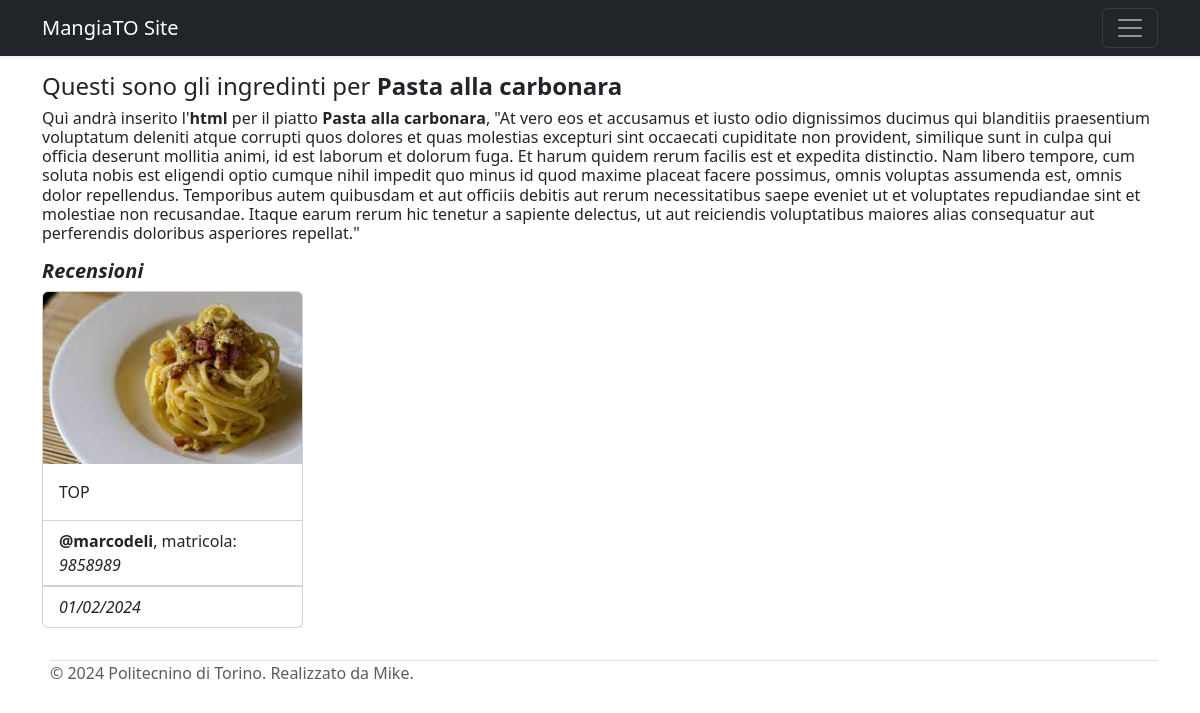
/piatti/2, run on an earlier commit of the app's database.
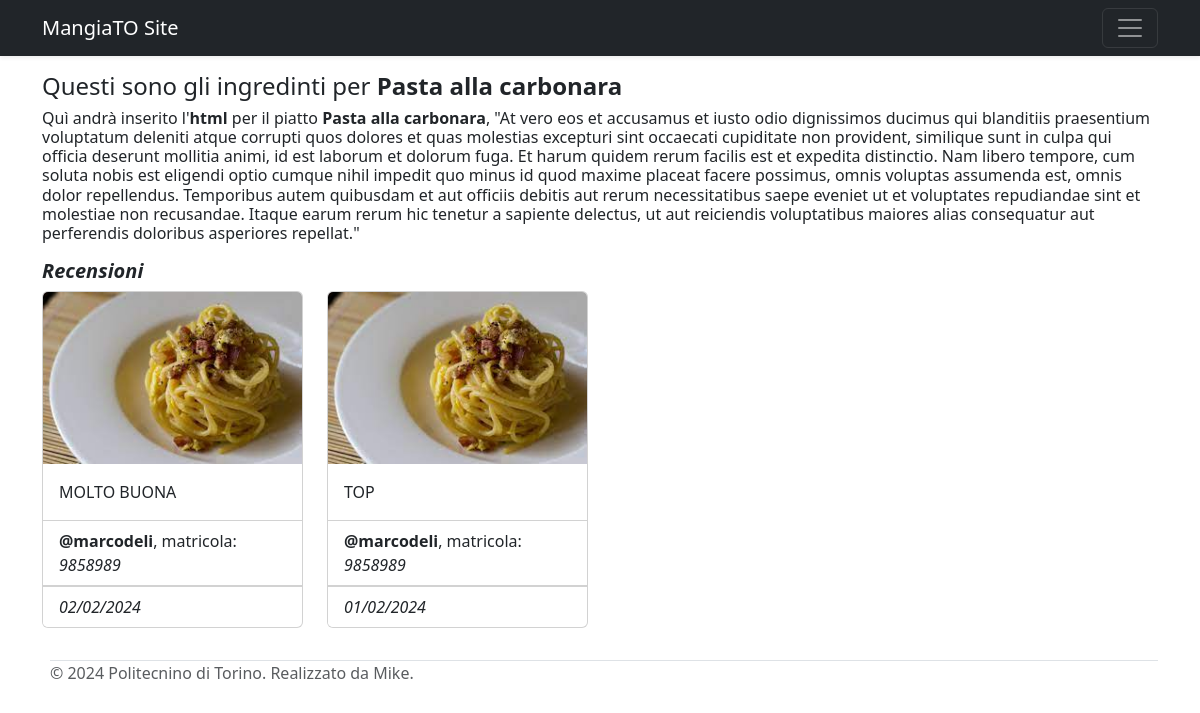
And on a later commit of the database.
### tables this page shows
CREATE TABLE "recensioni" (
	"id"	INTEGER NOT NULL,
	"recensione"	TEXT NOT NULL,
	"data"	TEXT NOT NULL,
	"file"	TEXT UNIQUE,
	"id_piatto"	INTEGER NOT NULL,
	"id_utente"	INTEGER NOT NULL,
	FOREIGN KEY("id_piatto") REFERENCES "piatti"("id"),
	FOREIGN KEY("id_utente") REFERENCES "utenti"("id") ON DELETE CASCADE,
	PRIMARY KEY("id" AUTOINCREMENT)
);

CREATE TABLE "utenti" (
	"id"	INTEGER NOT NULL,
	"nome"	TEXT NOT NULL,
	"cognome"	TEXT NOT NULL,
	"username"	TEXT NOT NULL,
	"matricola"	INTEGER NOT NULL UNIQUE,
	"email"	TEXT NOT NULL UNIQUE,
	"password"	TEXT NOT NULL,
	PRIMARY KEY("id" AUTOINCREMENT)
);

### app.py (the view)
@app.route('/piatti/<int:id_piatto>')
def piatto_singolo(id_piatto):
  recensioni_db = mangiato_dao.get_recensioni_by_id_piatto(id_piatto)
  piatto_singolo_db = mangiato_dao.get_piatto(id_piatto)
  return render_template('piatti.html', piatto=piatto_singolo_db, recensioni=recensioni_db)

### mangiato_dao.py (called while the page is built)
def get_piatto(id):
    query = 'SELECT * FROM piatti WHERE id = ?'
    connection = sqlite3.connect('db/mangiato.db')
    connection.row_factory = sqlite3.Row
    cursor = connection.cursor()
    cursor.execute(query, (id,))
    piatto = cursor.fetchone()
    cursor.close()
    connection.close()
    return piatto

def get_recensioni_by_id_piatto(id_piatto):
    query = '''
                SELECT recensioni.*, utenti.*
                FROM recensioni
                JOIN utenti ON recensioni.id_utente = utenti.id
                WHERE recensioni.id_piatto = ?
                ORDER BY recensioni.id DESC
            '''
    connection = sqlite3.connect('db/mangiato.db')
    connection.row_factory = sqlite3.Row
    cursor = connection.cursor()
    cursor.execute(query, (id_piatto,))
    recensioni = cursor.fetchall()
    cursor.close()
    connection.close()
    return recensioni

### templates/piatti.html (shortened to what this page needs)
{% extends 'base.html' %}
{% block content %}
{% if piatto.nome_piatto == 'Pasta alla carbonara' %}
{% set id_piatto = piatto.id %}
<div class="container">
   <h4>Questi sono gli ingredinti per <strong>{{ piatto.nome_piatto }}</strong></h4>
</div>
<div class="container">
    <h6>Quì andrà inserito l'<strong>html</strong> per il piatto <strong>{{ piatto.nome_piatto }}</strong>, "At vero eos et accusamus et iusto odio dignissimos ducimus qui blanditiis praesentium voluptatum deleniti atque corrupti quos dolores et quas molestias excepturi sint occaecati cupiditate non provident, similique sunt in culpa qui officia deserunt mollitia animi, id est laborum et dolorum fuga. Et harum quidem rerum facilis est et expedita distinctio. Nam libero tempore, cum soluta nobis est eligendi optio cumque nihil impedit quo minus id quod maxime placeat facere possimus, omnis voluptas assumenda est, omnis dolor repellendus. Temporibus autem quibusdam et aut officiis debitis aut rerum necessitatibus saepe eveniet ut et voluptates repudiandae sint et molestiae non recusandae. Itaque earum rerum hic tenetur a sapiente delectus, ut aut reiciendis voluptatibus maiores alias consequatur aut perferendis doloribus asperiores repellat."</strong></h2>
</div>
{% endif %}
        {% if recensioni %}
        <div class="container pt-2">
            <h5><em><strong>Recensioni</strong></em></h5>
            <div class="row">
                {% for recensione in recensioni %}
                <div class="col-md-3">
                    <div class="card mb-3">
                        {% if recensione['file'] %}
                        <img src="{{ url_for('static', filename=recensione.file) }}" class="card-img-top" alt="recensione">
                        {% endif %}
                        <div class="card-body">
                            <p class="card-text">{{ recensione.recensione}}</p>
                        </div>
                        <ul class="list-group list-group-flush">
                            {% if current_user.id == recensione.id_utente %}
                            <li class="list-group-item"><a href="{{ url_for('le_mie_recensioni') }}" style="text-decoration: none;"><strong>@{{ recensione.username }}</strong></a>, matricola: <em>{{ recensione.matricola }}</em></li>
                            {% else %}
                            <li class="list-group-item"><strong>@{{ recensione.username }}</strong>, matricola: <em>{{ recensione.matricola }}</em></li>
                            {% endif %}
                        </ul>
                        <ul class="list-group list-group-flush">
                            <li class="list-group-item mr-2"><em>{{ recensione.data }}</em></li>
                        </ul>
                    </div>
                </div>
                {% endfor %}
            </div>
        </div>
        {% endif %}
{% endblock %}

What changed in the data, as far as the page shows it:
added recensioni: file (picture), recensione "MOLTO BUONA", username "marcodeli", matricola "9858989", data "02/02/2024"
